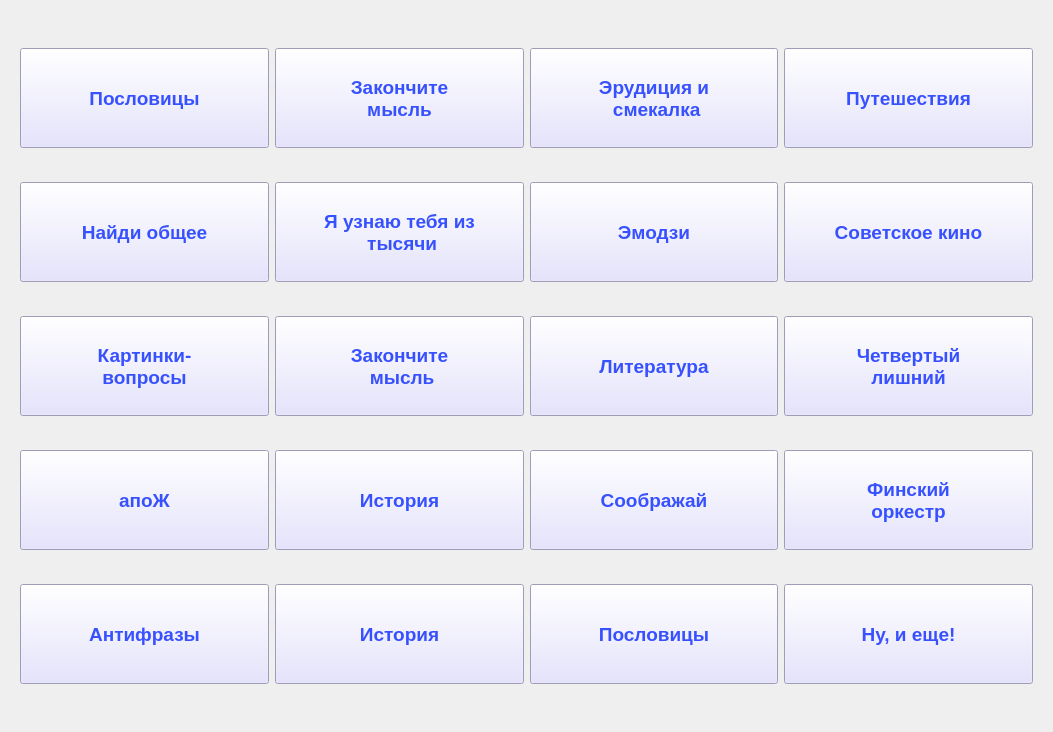
<?xml version="1.0" encoding="UTF-8"?>
<ui version="4.0">
 <class>Form</class>
 <widget class="QWidget" name="Form">
  <property name="geometry">
   <rect>
    <x>0</x>
    <y>0</y>
    <width>1053</width>
    <height>732</height>
   </rect>
  </property>
  <property name="windowTitle">
   <string>Категории</string>
  </property>
  <layout class="QGridLayout" name="gridLayout_2">
   <item row="0" column="0">
    <widget class="QWidget" name="widget" native="true">
     <layout class="QGridLayout" name="gridLayout">
      <item row="3" column="4">
       <widget class="QPushButton" name="pushButton_12">
        <property name="minimumSize">
         <size>
          <width>200</width>
          <height>100</height>
         </size>
        </property>
        <property name="font">
         <font>
          <family>Tahoma</family>
          <pointsize>14</pointsize>
          <weight>75</weight>
          <bold>true</bold>
          <strikeout>false</strikeout>
         </font>
        </property>
        <property name="styleSheet">
         <string notr="true">color: rgb(55, 81, 255); background-color: rgb(221, 219, 255)</string>
        </property>
        <property name="text">
         <string>Четвертый
лишний</string>
        </property>
        <property name="iconSize">
         <size>
          <width>21</width>
          <height>20</height>
         </size>
        </property>
        <property name="default">
         <bool>false</bool>
        </property>
        <property name="flat">
         <bool>false</bool>
        </property>
       </widget>
      </item>
      <item row="4" column="1">
       <widget class="QPushButton" name="pushButton_13">
        <property name="minimumSize">
         <size>
          <width>200</width>
          <height>100</height>
         </size>
        </property>
        <property name="font">
         <font>
          <family>Tahoma</family>
          <pointsize>14</pointsize>
          <weight>75</weight>
          <bold>true</bold>
          <strikeout>false</strikeout>
         </font>
        </property>
        <property name="styleSheet">
         <string notr="true">color: rgb(55, 81, 255); background-color: rgb(221, 219, 255)</string>
        </property>
        <property name="text">
         <string>апоЖ</string>
        </property>
        <property name="iconSize">
         <size>
          <width>21</width>
          <height>20</height>
         </size>
        </property>
        <property name="default">
         <bool>false</bool>
        </property>
        <property name="flat">
         <bool>false</bool>
        </property>
       </widget>
      </item>
      <item row="4" column="2">
       <widget class="QPushButton" name="pushButton_14">
        <property name="minimumSize">
         <size>
          <width>200</width>
          <height>100</height>
         </size>
        </property>
        <property name="font">
         <font>
          <family>Tahoma</family>
          <pointsize>14</pointsize>
          <weight>75</weight>
          <bold>true</bold>
          <strikeout>false</strikeout>
         </font>
        </property>
        <property name="styleSheet">
         <string notr="true">color: rgb(55, 81, 255); background-color: rgb(221, 219, 255)</string>
        </property>
        <property name="text">
         <string>История</string>
        </property>
        <property name="iconSize">
         <size>
          <width>21</width>
          <height>20</height>
         </size>
        </property>
        <property name="default">
         <bool>false</bool>
        </property>
        <property name="flat">
         <bool>false</bool>
        </property>
       </widget>
      </item>
      <item row="4" column="3">
       <widget class="QPushButton" name="pushButton_15">
        <property name="minimumSize">
         <size>
          <width>200</width>
          <height>100</height>
         </size>
        </property>
        <property name="font">
         <font>
          <family>Tahoma</family>
          <pointsize>14</pointsize>
          <weight>75</weight>
          <bold>true</bold>
          <strikeout>false</strikeout>
         </font>
        </property>
        <property name="styleSheet">
         <string notr="true">color: rgb(55, 81, 255); background-color: rgb(221, 219, 255)</string>
        </property>
        <property name="text">
         <string>Соображай</string>
        </property>
        <property name="iconSize">
         <size>
          <width>21</width>
          <height>20</height>
         </size>
        </property>
        <property name="default">
         <bool>false</bool>
        </property>
        <property name="flat">
         <bool>false</bool>
        </property>
       </widget>
      </item>
      <item row="4" column="4">
       <widget class="QPushButton" name="pushButton_16">
        <property name="minimumSize">
         <size>
          <width>200</width>
          <height>100</height>
         </size>
        </property>
        <property name="font">
         <font>
          <family>Tahoma</family>
          <pointsize>14</pointsize>
          <weight>75</weight>
          <bold>true</bold>
          <strikeout>false</strikeout>
         </font>
        </property>
        <property name="styleSheet">
         <string notr="true">color: rgb(55, 81, 255); background-color: rgb(221, 219, 255)</string>
        </property>
        <property name="text">
         <string>Финский
оркестр</string>
        </property>
        <property name="iconSize">
         <size>
          <width>21</width>
          <height>20</height>
         </size>
        </property>
        <property name="default">
         <bool>false</bool>
        </property>
        <property name="flat">
         <bool>false</bool>
        </property>
       </widget>
      </item>
      <item row="5" column="2">
       <widget class="QPushButton" name="pushButton_18">
        <property name="minimumSize">
         <size>
          <width>200</width>
          <height>100</height>
         </size>
        </property>
        <property name="font">
         <font>
          <family>Tahoma</family>
          <pointsize>14</pointsize>
          <weight>75</weight>
          <bold>true</bold>
          <strikeout>false</strikeout>
         </font>
        </property>
        <property name="styleSheet">
         <string notr="true">color: rgb(55, 81, 255); background-color: rgb(221, 219, 255)</string>
        </property>
        <property name="text">
         <string>История</string>
        </property>
        <property name="iconSize">
         <size>
          <width>21</width>
          <height>20</height>
         </size>
        </property>
        <property name="default">
         <bool>false</bool>
        </property>
        <property name="flat">
         <bool>false</bool>
        </property>
       </widget>
      </item>
      <item row="5" column="1">
       <widget class="QPushButton" name="pushButton_17">
        <property name="minimumSize">
         <size>
          <width>200</width>
          <height>100</height>
         </size>
        </property>
        <property name="font">
         <font>
          <family>Tahoma</family>
          <pointsize>14</pointsize>
          <weight>75</weight>
          <bold>true</bold>
          <strikeout>false</strikeout>
         </font>
        </property>
        <property name="styleSheet">
         <string notr="true">color: rgb(55, 81, 255); background-color: rgb(221, 219, 255)</string>
        </property>
        <property name="text">
         <string>Антифразы</string>
        </property>
        <property name="iconSize">
         <size>
          <width>21</width>
          <height>20</height>
         </size>
        </property>
        <property name="default">
         <bool>false</bool>
        </property>
        <property name="flat">
         <bool>false</bool>
        </property>
       </widget>
      </item>
      <item row="5" column="3">
       <widget class="QPushButton" name="pushButton_19">
        <property name="minimumSize">
         <size>
          <width>200</width>
          <height>100</height>
         </size>
        </property>
        <property name="font">
         <font>
          <family>Tahoma</family>
          <pointsize>14</pointsize>
          <weight>75</weight>
          <bold>true</bold>
          <strikeout>false</strikeout>
         </font>
        </property>
        <property name="styleSheet">
         <string notr="true">color: rgb(55, 81, 255); background-color: rgb(221, 219, 255)</string>
        </property>
        <property name="text">
         <string>Пословицы</string>
        </property>
        <property name="iconSize">
         <size>
          <width>21</width>
          <height>20</height>
         </size>
        </property>
        <property name="default">
         <bool>false</bool>
        </property>
        <property name="flat">
         <bool>false</bool>
        </property>
       </widget>
      </item>
      <item row="1" column="1">
       <widget class="QPushButton" name="pushButton">
        <property name="minimumSize">
         <size>
          <width>150</width>
          <height>100</height>
         </size>
        </property>
        <property name="font">
         <font>
          <family>Tahoma</family>
          <pointsize>14</pointsize>
          <weight>75</weight>
          <bold>true</bold>
          <strikeout>false</strikeout>
         </font>
        </property>
        <property name="styleSheet">
         <string notr="true">color: rgb(55, 81, 255); background-color: rgb(221, 219, 255)</string>
        </property>
        <property name="text">
         <string>Пословицы</string>
        </property>
        <property name="iconSize">
         <size>
          <width>21</width>
          <height>20</height>
         </size>
        </property>
        <property name="default">
         <bool>false</bool>
        </property>
        <property name="flat">
         <bool>false</bool>
        </property>
       </widget>
      </item>
      <item row="5" column="4">
       <widget class="QPushButton" name="pushButton_20">
        <property name="minimumSize">
         <size>
          <width>200</width>
          <height>100</height>
         </size>
        </property>
        <property name="font">
         <font>
          <family>Tahoma</family>
          <pointsize>14</pointsize>
          <weight>75</weight>
          <bold>true</bold>
          <strikeout>false</strikeout>
         </font>
        </property>
        <property name="styleSheet">
         <string notr="true">color: rgb(55, 81, 255); background-color: rgb(221, 219, 255)</string>
        </property>
        <property name="text">
         <string>Ну, и еще!</string>
        </property>
        <property name="iconSize">
         <size>
          <width>21</width>
          <height>20</height>
         </size>
        </property>
        <property name="default">
         <bool>false</bool>
        </property>
        <property name="flat">
         <bool>false</bool>
        </property>
       </widget>
      </item>
      <item row="1" column="2">
       <widget class="QPushButton" name="pushButton_2">
        <property name="minimumSize">
         <size>
          <width>200</width>
          <height>100</height>
         </size>
        </property>
        <property name="font">
         <font>
          <family>Tahoma</family>
          <pointsize>14</pointsize>
          <weight>75</weight>
          <bold>true</bold>
          <strikeout>false</strikeout>
         </font>
        </property>
        <property name="styleSheet">
         <string notr="true">color: rgb(55, 81, 255); background-color: rgb(221, 219, 255)</string>
        </property>
        <property name="text">
         <string>Закончите 
мысль</string>
        </property>
        <property name="iconSize">
         <size>
          <width>21</width>
          <height>20</height>
         </size>
        </property>
        <property name="default">
         <bool>false</bool>
        </property>
        <property name="flat">
         <bool>false</bool>
        </property>
       </widget>
      </item>
      <item row="1" column="4">
       <widget class="QPushButton" name="pushButton_4">
        <property name="minimumSize">
         <size>
          <width>200</width>
          <height>100</height>
         </size>
        </property>
        <property name="font">
         <font>
          <family>Tahoma</family>
          <pointsize>14</pointsize>
          <weight>75</weight>
          <bold>true</bold>
          <strikeout>false</strikeout>
         </font>
        </property>
        <property name="styleSheet">
         <string notr="true">color: rgb(55, 81, 255); background-color: rgb(221, 219, 255)</string>
        </property>
        <property name="text">
         <string>Путешествия</string>
        </property>
        <property name="iconSize">
         <size>
          <width>21</width>
          <height>20</height>
         </size>
        </property>
        <property name="default">
         <bool>false</bool>
        </property>
        <property name="flat">
         <bool>false</bool>
        </property>
       </widget>
      </item>
      <item row="2" column="3">
       <widget class="QPushButton" name="pushButton_7">
        <property name="minimumSize">
         <size>
          <width>200</width>
          <height>100</height>
         </size>
        </property>
        <property name="font">
         <font>
          <family>Tahoma</family>
          <pointsize>14</pointsize>
          <weight>75</weight>
          <bold>true</bold>
          <strikeout>false</strikeout>
         </font>
        </property>
        <property name="styleSheet">
         <string notr="true">color: rgb(55, 81, 255); background-color: rgb(221, 219, 255)</string>
        </property>
        <property name="text">
         <string>Эмодзи</string>
        </property>
        <property name="iconSize">
         <size>
          <width>21</width>
          <height>20</height>
         </size>
        </property>
        <property name="default">
         <bool>false</bool>
        </property>
        <property name="flat">
         <bool>false</bool>
        </property>
       </widget>
      </item>
      <item row="3" column="1">
       <widget class="QPushButton" name="pushButton_9">
        <property name="minimumSize">
         <size>
          <width>200</width>
          <height>100</height>
         </size>
        </property>
        <property name="font">
         <font>
          <family>Tahoma</family>
          <pointsize>14</pointsize>
          <weight>75</weight>
          <bold>true</bold>
          <strikeout>false</strikeout>
         </font>
        </property>
        <property name="styleSheet">
         <string notr="true">color: rgb(55, 81, 255); background-color: rgb(221, 219, 255)</string>
        </property>
        <property name="text">
         <string>Картинки-
вопросы</string>
        </property>
        <property name="iconSize">
         <size>
          <width>21</width>
          <height>20</height>
         </size>
        </property>
        <property name="default">
         <bool>false</bool>
        </property>
        <property name="flat">
         <bool>false</bool>
        </property>
       </widget>
      </item>
      <item row="2" column="1">
       <widget class="QPushButton" name="pushButton_5">
        <property name="minimumSize">
         <size>
          <width>200</width>
          <height>100</height>
         </size>
        </property>
        <property name="font">
         <font>
          <family>Tahoma</family>
          <pointsize>14</pointsize>
          <weight>75</weight>
          <bold>true</bold>
          <strikeout>false</strikeout>
         </font>
        </property>
        <property name="styleSheet">
         <string notr="true">color: rgb(55, 81, 255); background-color: rgb(221, 219, 255)</string>
        </property>
        <property name="text">
         <string>Найди общее</string>
        </property>
        <property name="iconSize">
         <size>
          <width>21</width>
          <height>20</height>
         </size>
        </property>
        <property name="default">
         <bool>false</bool>
        </property>
        <property name="flat">
         <bool>false</bool>
        </property>
       </widget>
      </item>
      <item row="2" column="2">
       <widget class="QPushButton" name="pushButton_6">
        <property name="minimumSize">
         <size>
          <width>200</width>
          <height>100</height>
         </size>
        </property>
        <property name="font">
         <font>
          <family>Tahoma</family>
          <pointsize>14</pointsize>
          <weight>75</weight>
          <bold>true</bold>
          <strikeout>false</strikeout>
         </font>
        </property>
        <property name="styleSheet">
         <string notr="true">color: rgb(55, 81, 255); background-color: rgb(221, 219, 255)</string>
        </property>
        <property name="text">
         <string>Я узнаю тебя из
 тысячи</string>
        </property>
        <property name="iconSize">
         <size>
          <width>21</width>
          <height>20</height>
         </size>
        </property>
        <property name="default">
         <bool>false</bool>
        </property>
        <property name="flat">
         <bool>false</bool>
        </property>
       </widget>
      </item>
      <item row="1" column="3">
       <widget class="QPushButton" name="pushButton_3">
        <property name="minimumSize">
         <size>
          <width>200</width>
          <height>100</height>
         </size>
        </property>
        <property name="font">
         <font>
          <family>Tahoma</family>
          <pointsize>14</pointsize>
          <weight>75</weight>
          <bold>true</bold>
          <strikeout>false</strikeout>
         </font>
        </property>
        <property name="styleSheet">
         <string notr="true">color: rgb(55, 81, 255); background-color: rgb(221, 219, 255)</string>
        </property>
        <property name="text">
         <string>Эрудиция и
 смекалка</string>
        </property>
        <property name="iconSize">
         <size>
          <width>21</width>
          <height>20</height>
         </size>
        </property>
        <property name="default">
         <bool>false</bool>
        </property>
        <property name="flat">
         <bool>false</bool>
        </property>
       </widget>
      </item>
      <item row="2" column="4">
       <widget class="QPushButton" name="pushButton_8">
        <property name="minimumSize">
         <size>
          <width>200</width>
          <height>100</height>
         </size>
        </property>
        <property name="font">
         <font>
          <family>Tahoma</family>
          <pointsize>14</pointsize>
          <weight>75</weight>
          <bold>true</bold>
          <strikeout>false</strikeout>
         </font>
        </property>
        <property name="styleSheet">
         <string notr="true">color: rgb(55, 81, 255); background-color: rgb(221, 219, 255)</string>
        </property>
        <property name="text">
         <string>Советское кино</string>
        </property>
        <property name="iconSize">
         <size>
          <width>21</width>
          <height>20</height>
         </size>
        </property>
        <property name="default">
         <bool>false</bool>
        </property>
        <property name="flat">
         <bool>false</bool>
        </property>
       </widget>
      </item>
      <item row="3" column="2">
       <widget class="QPushButton" name="pushButton_10">
        <property name="minimumSize">
         <size>
          <width>200</width>
          <height>100</height>
         </size>
        </property>
        <property name="font">
         <font>
          <family>Tahoma</family>
          <pointsize>14</pointsize>
          <weight>75</weight>
          <bold>true</bold>
          <strikeout>false</strikeout>
         </font>
        </property>
        <property name="styleSheet">
         <string notr="true">color: rgb(55, 81, 255); background-color: rgb(221, 219, 255)</string>
        </property>
        <property name="text">
         <string>Закончите
 мысль</string>
        </property>
        <property name="iconSize">
         <size>
          <width>21</width>
          <height>20</height>
         </size>
        </property>
        <property name="default">
         <bool>false</bool>
        </property>
        <property name="flat">
         <bool>false</bool>
        </property>
       </widget>
      </item>
      <item row="3" column="3">
       <widget class="QPushButton" name="pushButton_11">
        <property name="minimumSize">
         <size>
          <width>200</width>
          <height>100</height>
         </size>
        </property>
        <property name="font">
         <font>
          <family>Tahoma</family>
          <pointsize>14</pointsize>
          <weight>75</weight>
          <bold>true</bold>
          <strikeout>false</strikeout>
         </font>
        </property>
        <property name="styleSheet">
         <string notr="true">color: rgb(55, 81, 255); background-color: rgb(221, 219, 255)</string>
        </property>
        <property name="text">
         <string>Литература</string>
        </property>
        <property name="iconSize">
         <size>
          <width>21</width>
          <height>20</height>
         </size>
        </property>
        <property name="default">
         <bool>false</bool>
        </property>
        <property name="flat">
         <bool>false</bool>
        </property>
       </widget>
      </item>
     </layout>
    </widget>
   </item>
  </layout>
 </widget>
 <resources/>
 <connections/>
</ui>
